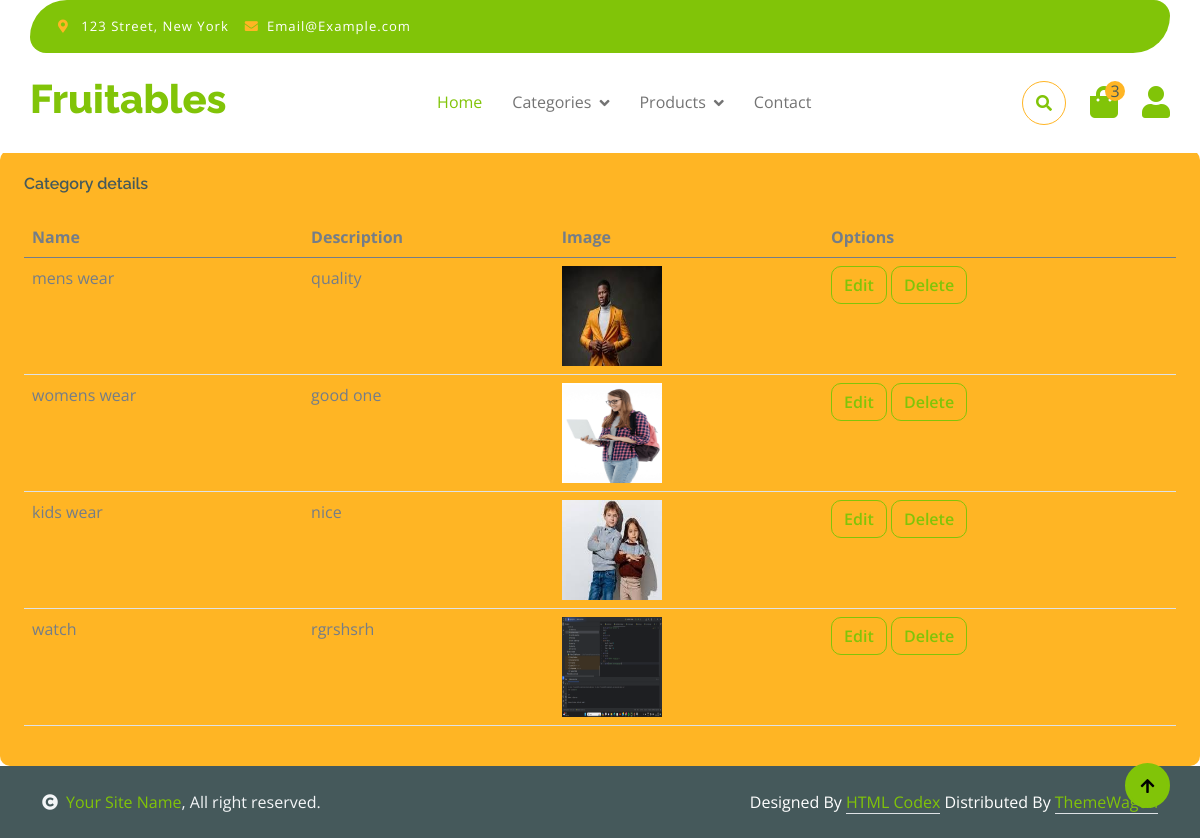
/textileapp/display/, run on the app's committed database.
### textileapp/models.py (models this page shows)
class category(models.Model):
    name = models.CharField(max_length=50, null=True, blank=True)
    description = models.CharField(max_length=50, null=True, blank=True)
    image = models.ImageField(upload_to="category_image",null=True,blank=True)

### textileapp/views.py (the view)
# urls.py: path('display/',views.display_category,name='display'),
def display_category(request):
    categories=category.objects.all()
    return render(request,'display_category.html',{'categories':categories})

### textileapp/templates/display_category.html (shortened to what this page needs)
<!DOCTYPE html>
{% extends 'index.html' %}
{% block content %}
<html lang="en">
<head>
</head>
<body>
 <div class="col-12" style="margin-top: 150px;">
                        <div class="bg-secondary rounded h-100 p-4">
                            <h6 class="mb-4">Category details</h6>
                            <div class="table-responsive">
                                <table class="table">
                                    <thead>
                                        <tr>
                                            <th scope="col">Name</th>
                                            <th scope="col">Description</th>
                                            <th scope="col">Image</th>
                                            <th scope="col">Options</th>
                                        </tr>
                                    </thead>
                                    <tbody>
                                     {% for d in categories %}
            <tr>
                <td>{{ d.name }}</td>
                <td>{{ d.description }}</td>
                <td><img  src="{{ d.image.url }}" height="100px" width="100px"></td>
                <td><a href="{% url 'edit' cat_id=d.id %}">
                    <button class="btn btn-outline-primary">Edit</button>
                </a>
                    <a href="#">
                    <button class="btn btn-outline-primary">Delete</button>
                </a>
                </td>
            </tr>
            {% endfor %}
                                    </tbody>
                                </table>
                            </div>
                        </div>
                    </div>
</body>
</html>
{% endblock %}

### textileapp/static/adminpanel/css/style.css (style rules this page uses)
.btn { font-weight: 600; transition: .5s; }

### data on the page
category: name "mens wear", description "quality", image (picture)
category: name "womens wear", description "good one", image (picture)
category: name "kids wear", description "nice", image (picture)
category: name "watch", description "rgrshsrh", image (picture)
